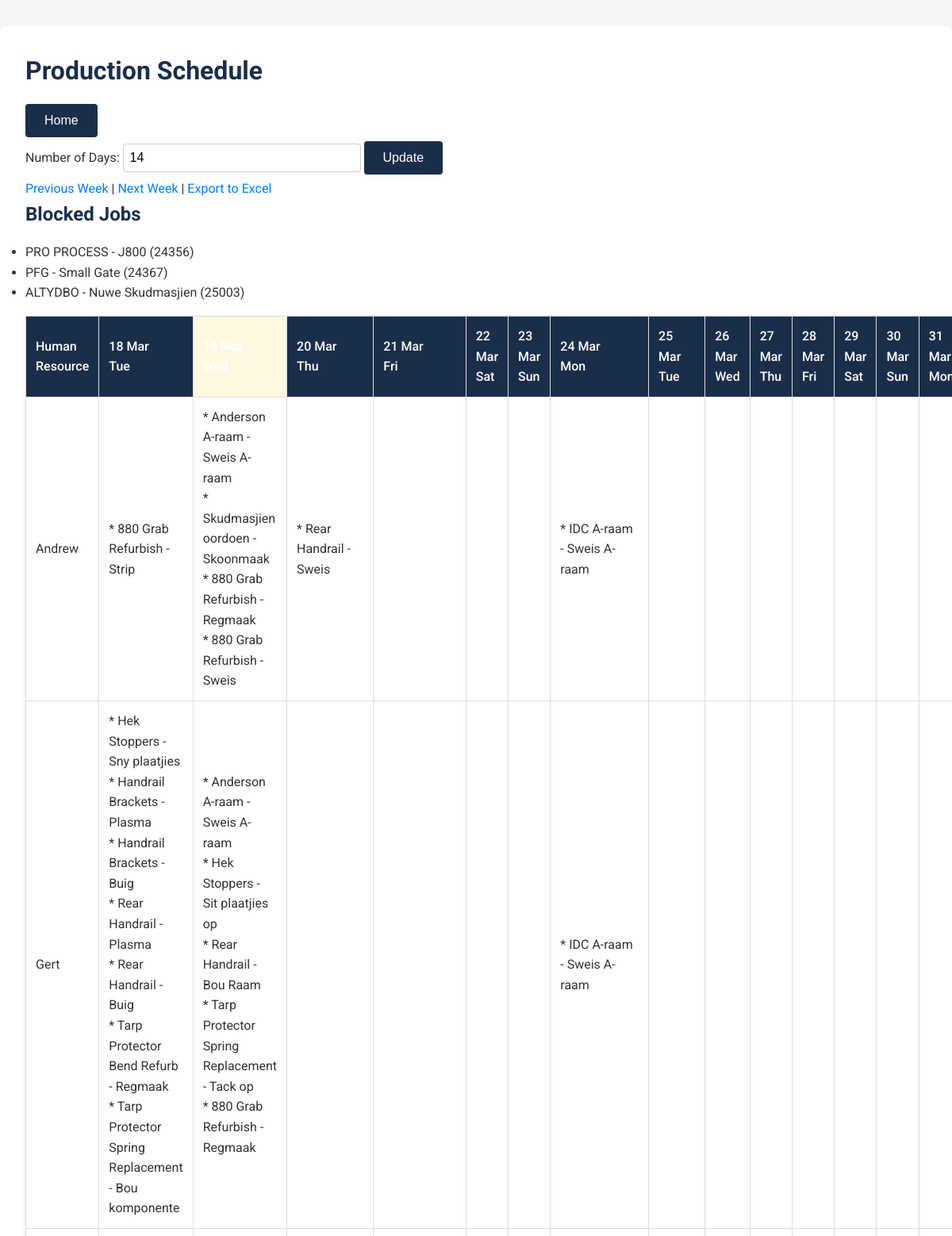
The page /production_schedule (upper part) on the database its author committed.
### app.py (models this page shows)
class Job(db.Model):
    id = db.Column(db.Integer, primary_key=True)
    job_number = db.Column(db.String(50), unique=True, nullable=False)
    description = db.Column(db.String(255))
    order_date = db.Column(db.DateTime, nullable=True)
    promised_date = db.Column(db.DateTime, nullable=True)
    quantity = db.Column(db.Integer, nullable=False)
    price_each = db.Column(db.Float, nullable=False)
    customer = db.Column(db.String(100))
    completed = db.Column(db.Boolean, default=False, nullable=False)
    blocked = db.Column(db.Boolean, default=False, nullable=False)

class Resource(db.Model):
    id = db.Column(db.Integer, primary_key=True)
    name = db.Column(db.String(50), unique=True, nullable=False)
    type = db.Column(db.String(1), nullable=False)

class Task(db.Model):
    id = db.Column(db.Integer, primary_key=True)
    task_number = db.Column(db.String(50), unique=True, nullable=False)
    job_number = db.Column(db.String(50), db.ForeignKey('job.job_number'), nullable=False)
    description = db.Column(db.String(255))
    setup_time = db.Column(db.Float, nullable=False)
    time_each = db.Column(db.Float, nullable=False)
    predecessors = db.Column(db.String(255))
    resources = db.Column(db.String(255), nullable=False)
    completed = db.Column(db.Boolean, default=False, nullable=False)

### app.py (the view)
@app.route('/production_schedule')
def production_schedule():
    start_date_str = request.args.get('start_date')
    if start_date_str:
        start_date = datetime.strptime(start_date_str, '%Y-%m-%d').date()
    else:
        earliest_schedule = Schedule.query.order_by(Schedule.start_time).first()
        start_date = earliest_schedule.start_time.date() if earliest_schedule else datetime.now().date()
    days = int(request.args.get('days', 14))
    if days < 1 or days > 90:
        days = 14
    dates = [start_date + timedelta(days=i) for i in range(days)]
    today = datetime.now().date()
    prev_start = (start_date - timedelta(days=7)).strftime('%Y-%m-%d')
    next_start = (start_date + timedelta(days=7)).strftime('%Y-%m-%d')
    humans = Resource.query.filter_by(type='H').all()
    if not humans:
        return render_template('production_schedule.html', error="No human resources defined.")
    tasks = Task.query.all()
    jobs = Job.query.all()
    blocked_jobs = [job for job in jobs if job.blocked]  # Get blocked jobs
    task_dict = {task.task_number: task for task in tasks}
    job_dict = {job.job_number: job for job in jobs}
    schedule = {human.name: {date: [] for date in dates} for human in humans}
    schedules = Schedule.query.all()
    for s in schedules:
        task = task_dict.get(s.task_number)
        if not task:
            continue
        job = job_dict.get(task.job_number)
        task_date = s.start_time.date()
        if task_date not in dates:
            continue
        resources = [res.strip() for res in s.resources_used.split(',')]
        for res_name in resources:
            if res_name in schedule:
                schedule[res_name][task_date].append({
                    'task_description': task.description,
                    'job_description': job.description if job else task.job_number
                })
    return render_template('production_schedule.html',
                           humans=humans,
                           dates=dates,
                           schedule=schedule,
                           today=today,
                           prev_start=prev_start,
                           next_start=next_start,
                           start_date=start_date,
                           days=days,
                           blocked_jobs=blocked_jobs)  # Pass blocked jobs

### templates/production_schedule.html (shortened to what this page needs)
<!DOCTYPE html>
<html>
<head>
    <link rel="stylesheet" href="{{ url_for('static', filename='styles.css') }}">
</head>
<body>
    <div class="container">
        <h1>Production Schedule</h1>
        <button onclick="window.location.href='{{ url_for('index') }}'">Home</button>
        <form method="GET" action="{{ url_for('production_schedule') }}">
            <label for="days">Number of Days:</label>
            <input type="number" id="days" name="days" value="{{ days }}" min="1" max="90">
            <button type="submit">Update</button>
        </form>
        <p>
            <a href="{{ url_for('production_schedule', start_date=prev_start, days=days) }}">Previous Week</a> |
            <a href="{{ url_for('production_schedule', start_date=next_start, days=days) }}">Next Week</a> |
            <a href="{{ url_for('export_production_schedule', start_date=start_date.strftime('%Y-%m-%d'), days=days) }}">Export to Excel</a>
        </p>
        {% if blocked_jobs %}
            <h2>Blocked Jobs</h2>
            <ul>
                {% for job in blocked_jobs %}
                    <li>{{ job.customer or 'Unknown' }} - {{ job.description }} ({{ job.job_number }})</li>
                {% endfor %}
            </ul>
        {% endif %}
        <table>
            <tr>
                <th>Human Resource</th>
                {% for date in dates %}
                    <th class="{% if date == today %}today{% endif %}">{{ date.strftime('%d %b') }}<br>{{ date.strftime('%a') }}</th>
                {% endfor %}
            </tr>
            {% for human in humans %}
                <tr>
                    <td>{{ human.name }}</td>
                    {% for date in dates %}
                        <td>
                            {% for task in schedule[human.name][date] %}
                                * {{ task.job_description }} - {{ task.task_description }}<br>
                            {% endfor %}
                        </td>
                    {% endfor %}
                </tr>
            {% endfor %}
        </table>
    </div>
</body>
</html>

### static/styles.css (style rules this page uses)
* { margin: 0; padding: 0; box-sizing: border-box; }
body { font-family: 'Roboto', sans-serif; background-color: #F5F6F5; color: #333333; line-height: 1.6; }
h1, h2, h3 { color: #1A2E4A; margin-bottom: 1rem; }
a { color: #007BFF; text-decoration: none; transition: color 0.3s ease; }
button, input[type="submit"] { background-color: #1A2E4A; color: #FFFFFF; border: none; padding: 0.75rem 1.5rem; border-radius: 4px; cursor: pointer; font-size: 1rem; transition: background-color 0.3s ease; }
input[type="text"], input[type="number"], input[type="date"], select { padding: 0.5rem; margin: 0.5rem 0; border: 1px solid #CCCCCC; border-radius: 4px; font-size: 1rem; width: 100%; max-width: 300px; }
table { width: 100%; border-collapse: collapse; background-color: #FFFFFF; box-shadow: 0 2px 4px rgba(0, 0, 0, 0.1); margin: 1rem 0; }
th, td { border: 1px solid #DDDDDD; padding: 0.75rem; text-align: left; }
th { background-color: #1A2E4A; color: #FFFFFF; font-weight: 500; }
td { background-color: #FFFFFF; }
.today { background-color: #FFF8E1; }
.container { max-width: 1200px; margin: 0 auto; padding: 2rem; background-color: #FFFFFF; border-radius: 8px; box-shadow: 0 4px 6px rgba(0, 0, 0, 0.1); margin-top: 2rem; }

### rows shown on the page
Job: customer "PRO PROCESS", description "J800", job_number "24356"
Job: customer "PFG", description "Small Gate", job_number "24367"
Job: customer "ALTYDBO", description "Nuwe Skudmasjien", job_number "25003"
Resource: name "Andrew"
Job: job_description "880 Grab Refurbish" "880 Grab Refurbish" "880 Grab Refurbish" "880 Grab Refurbish"
Task: task_description "Strip"
Job: job_description "Anderson A-raam" "Anderson A-raam"
Task: task_description "Sweis A-raam" "Sweis A-raam"
Job: job_description "Skudmasjien oordoen"
Task: task_description "Skoonmaak"
Task: task_description "Regmaak" "Regmaak"
Task: task_description "Sweis"
Job: job_description "Rear Handrail" "Rear Handrail" "Rear Handrail" "Rear Handrail"
Task: task_description "Sweis"
Job: job_description "IDC A-raam" "IDC A-raam"
Task: task_description "Sweis A-raam" "Sweis A-raam"
Resource: name "Gert"
Job: job_description "Hek Stoppers" "Hek Stoppers"
Task: task_description "Sny plaatjies"
Job: job_description "Handrail Brackets" "Handrail Brackets"
Task: task_description "Plasma"
Task: task_description "Buig"
Task: task_description "Plasma"
Task: task_description "Buig"
Job: job_description "Tarp Protector Bend Refurb"
Task: task_description "Regmaak"
Job: job_description "Tarp Protector Spring Replacement" "Tarp Protector Spring Replacement"
Task: task_description "Bou komponente"
Task: task_description "Sit plaatjies op"
Task: task_description "Bou Raam"
Task: task_description "Tack op"

### other values the page prints
{{ date.strftime('%d %b') }} "18 Mar" "20 Mar" "21 Mar" "22 Mar" "23 Mar" "24 Mar" "25 Mar" "26 Mar" "27 Mar" "28 Mar" "29 Mar" "30 Mar" "31 Mar"
{{ date.strftime('%a') }} "Tue" "Thu" "Fri" "Sat" "Sun" "Mon" "Tue" "Wed" "Thu" "Fri" "Sat" "Sun"
